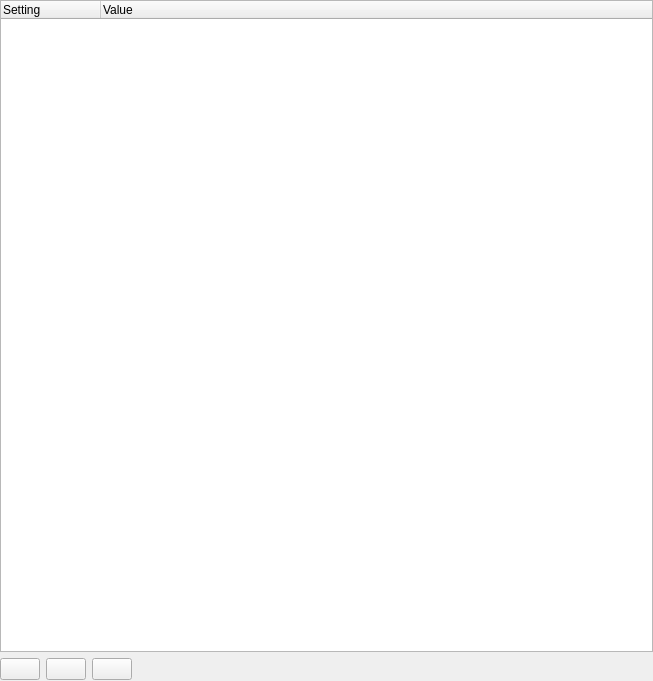
             <widget class="QWidget" name="scrollAreaWidgetContents_7">
              <property name="geometry">
               <rect>
                <x>0</x>
                <y>0</y>
                <width>653</width>
                <height>681</height>
               </rect>
              </property>
              <layout class="QVBoxLayout" name="verticalLayout_23">
               <property name="leftMargin">
                <number>0</number>
               </property>
               <property name="topMargin">
                <number>0</number>
               </property>
               <property name="rightMargin">
                <number>0</number>
               </property>
               <property name="bottomMargin">
                <number>0</number>
               </property>
               <item>
                <widget class="QTreeWidget" name="mJoinTreeWidget">
                 <property name="alternatingRowColors">
                  <bool>true</bool>
                 </property>
                 <property name="selectionMode">
                  <enum>QAbstractItemView::NoSelection</enum>
                 </property>
                 <property name="columnCount">
                  <number>2</number>
                 </property>
                 <column>
                  <property name="text">
                   <string>Setting</string>
                  </property>
                 </column>
                 <column>
                  <property name="text">
                   <string>Value</string>
                  </property>
                 </column>
                </widget>
               </item>
               <item>
                <layout class="QHBoxLayout" name="horizontalLayout">
                 <item>
                  <widget class="QPushButton" name="mButtonAddJoin">
                   <property name="toolTip">
                    <string>Add new join</string>
                   </property>
                   <property name="text">
                    <string/>
                   </property>
                   <property name="icon">
                    <iconset resource="../../images/images.qrc">
                     <normaloff>:/images/themes/default/symbologyAdd.svg</normaloff>:/images/themes/default/symbologyAdd.svg</iconset>
                   </property>
                  </widget>
                 </item>
                 <item>
                  <widget class="QPushButton" name="mButtonRemoveJoin">
                   <property name="toolTip">
                    <string>Remove selected join</string>
                   </property>
                   <property name="text">
                    <string/>
                   </property>
                   <property name="icon">
                    <iconset resource="../../images/images.qrc">
                     <normaloff>:/images/themes/default/symbologyRemove.svg</normaloff>:/images/themes/default/symbologyRemove.svg</iconset>
                   </property>
                  </widget>
                 </item>
                 <item>
                  <widget class="QPushButton" name="mButtonEditJoin">
                   <property name="toolTip">
                    <string>Edit selected join</string>
                   </property>
                   <property name="text">
                    <string/>
                   </property>
                   <property name="icon">
                    <iconset resource="../../images/images.qrc">
                     <normaloff>:/images/themes/default/mActionToggleEditing.svg</normaloff>:/images/themes/default/mActionToggleEditing.svg</iconset>
                   </property>
                  </widget>
                 </item>
                 <item>
                  <spacer name="horizontalSpacer">
                   <property name="orientation">
                    <enum>Qt::Horizontal</enum>
                   </property>
                   <property name="sizeHint" stdset="0">
                    <size>
                     <width>0</width>
                     <height>23</height>
                    </size>
                   </property>
                  </spacer>
                 </item>
                </layout>
               </item>
              </layout>
             </widget>
